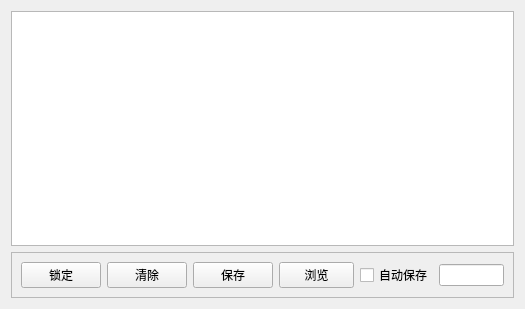
<?xml version="1.0" encoding="UTF-8"?>
<ui version="4.0">
 <class>FrmConsole</class>
 <widget class="QWidget" name="frmConsole">
  <property name="geometry">
   <rect>
    <x>0</x>
    <y>0</y>
    <width>525</width>
    <height>309</height>
   </rect>
  </property>
  <property name="windowTitle">
   <string>Console</string>
  </property>
  <layout class="QVBoxLayout" name="verticalLayout">
   <item>
    <widget class="QPlainTextEdit" name="pTextMsg"/>
   </item>
   <item>
    <widget class="QFrame" name="frame">
     <property name="frameShape">
      <enum>QFrame::StyledPanel</enum>
     </property>
     <property name="frameShadow">
      <enum>QFrame::Raised</enum>
     </property>
     <layout class="QHBoxLayout" name="horizontalLayout">
      <item>
       <widget class="QPushButton" name="btnLock">
        <property name="text">
         <string>锁定</string>
        </property>
       </widget>
      </item>
      <item>
       <widget class="QPushButton" name="btnClear">
        <property name="text">
         <string>清除</string>
        </property>
       </widget>
      </item>
      <item>
       <widget class="QPushButton" name="btnSave">
        <property name="text">
         <string>保存</string>
        </property>
       </widget>
      </item>
      <item>
       <widget class="QPushButton" name="btnBrowser">
        <property name="maximumSize">
         <size>
          <width>75</width>
          <height>16777215</height>
         </size>
        </property>
        <property name="text">
         <string>浏览</string>
        </property>
       </widget>
      </item>
      <item>
       <widget class="QCheckBox" name="chkAutoSave">
        <property name="text">
         <string>自动保存</string>
        </property>
       </widget>
      </item>
      <item>
       <widget class="QLineEdit" name="lEditCmd"/>
      </item>
     </layout>
    </widget>
   </item>
  </layout>
 </widget>
 <resources/>
 <connections/>
</ui>
